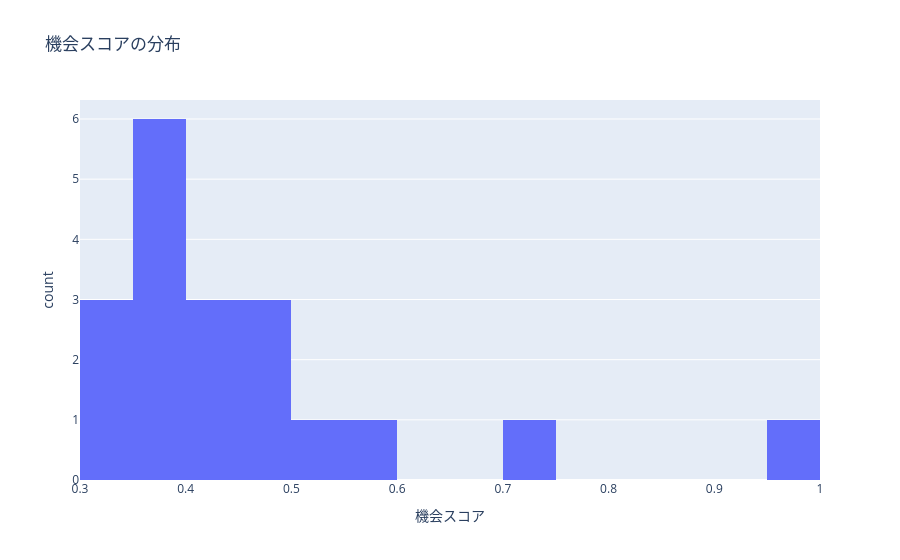
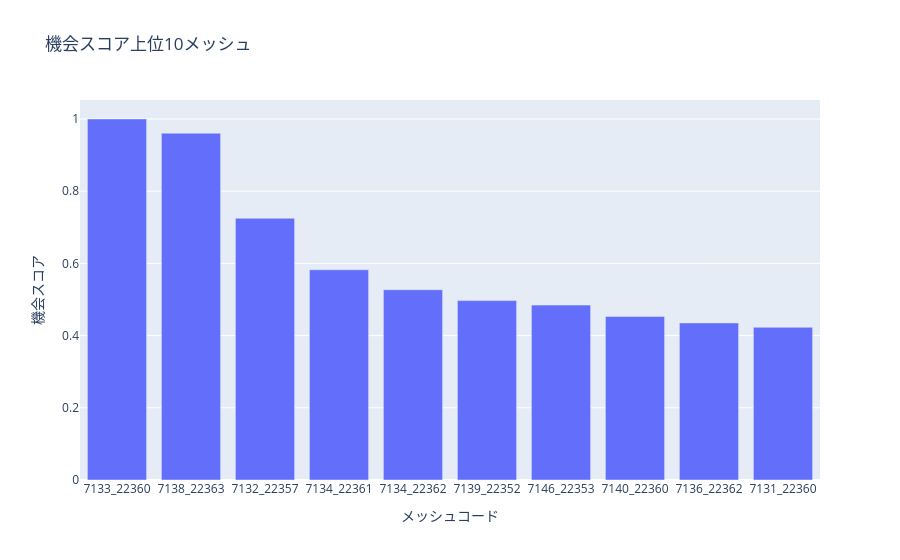

The cell these charts' notebook holds for them, in order:
### Markdown cell above
## 5. 機会スコアの分布可視化

### Code cell
scored_path = PROCESSED_DATA_DIR / f"{TAG}_scored.csv"

try:
    df_scored = pd.read_csv(scored_path)
except FileNotFoundError:
    print(f"skip: scored data not found: {scored_path}")
else:
    if df_scored.empty or "opportunity_score" not in df_scored.columns:
        print("skip: df_scored is empty or opportunity_score column is missing")
    else:
        fig = px.histogram(
            df_scored.dropna(subset=["opportunity_score"]),
            x="opportunity_score", nbins=30,
            title="機会スコアの分布", labels={"opportunity_score": "機会スコア"},
        )
        fig.show()

        top10 = (
            df_scored.dropna(subset=["opportunity_score"])
            .sort_values("opportunity_score", ascending=False)
            .head(10)
        )
        fig = px.bar(
            top10, x="mesh_code", y="opportunity_score",
            hover_data=["reason"] if "reason" in top10.columns else None,
            title="機会スコア上位10メッシュ",
            labels={"mesh_code": "メッシュコード", "opportunity_score": "機会スコア"},
        )
        fig.show()

### Figure 1 — Plotly figure (JSON) as saved in the notebook; plotly's stock layout.template omitted (floating-point values rounded to 4 significant figures)
{"data": [{"bingroup": "x", "hovertemplate": "機会スコア=%{x}<br>count=%{y}<extra></extra>", "legendgroup": "", "marker": {"color": "#636efa", "pattern": {"shape": ""}}, "name": "", "nbinsx": 30, "orientation": "v", "showlegend": false, "type": "histogram", "x": [1.0, 0.9607, 0.7251, 0.5824, 0.527, 0.4969, 0.4846, 0.4532, 0.435, 0.423, 0.423, 0.3927, 0.3837, 0.3746, 0.3737, 0.3565, 0.3505, 0.3409, 0.3402, 0.3366], "xaxis": "x", "yaxis": "y"}], "layout": {"barmode": "relative", "legend": {"tracegroupgap": 0}, "title": {"text": "機会スコアの分布"}, "xaxis": {"anchor": "y", "domain": [0.0, 1.0], "title": {"text": "機会スコア"}}, "yaxis": {"anchor": "x", "domain": [0.0, 1.0], "title": {"text": "count"}}}}

### Figure 2 — Plotly figure (JSON) as saved in the notebook; plotly's stock layout.template omitted (floating-point values rounded to 4 significant figures)
{"data": [{"customdata": [["【7133_22360 × ramen】機会スコア 1.000 / 需要: 低い(0.39) / 競合: 少ない(1店)"], ["【7138_22363 × cafe】機会スコア 0.961 / 需要: 低い(0.38) / 競合: 少ない(1店)"], ["【7132_22357 × ramen】機会スコア 0.725 / 需要: 低い(0.28) / 競合: 少ない(1店)"], ["【7134_22361 × ramen】機会スコア 0.582 / 需要: 中程度(0.44) / 競合: 少ない(2店)"], ["【7134_22362 × ramen】機会スコア 0.527 / 需要: 低い(0.40) / 競合: 少ない(2店)"], ["【7139_22352 × italian】機会スコア 0.497 / 需要: 低い(0.37) / 競合: 少ない(2店)"], ["【7146_22353 × ramen】機会スコア 0.485 / 需要: 中程度(0.54) / 競合: 少ない(3店)"], ["【7140_22360 × ramen】機会スコア 0.453 / 需要: 低い(0.18) / 競合: 少ない(1店)"], ["【7136_22362 × ramen】機会スコア 0.435 / 需要: 低い(0.17) / 競合: 少ない(1店)"], ["【7131_22360 × cafe】機会スコア 0.423 / 需要: 低い(0.17) / 競合: 少ない(1店)"]], "hovertemplate": "メッシュコード=%{x}<br>機会スコア=%{y}<br>reason=%{customdata[0]}<extra></extra>", "legendgroup": "", "marker": {"color": "#636efa", "pattern": {"shape": ""}}, "name": "", "orientation": "v", "showlegend": false, "textposition": "auto", "type": "bar", "x": ["7133_22360", "7138_22363", "7132_22357", "7134_22361", "7134_22362", "7139_22352", "7146_22353", "7140_22360", "7136_22362", "7131_22360"], "xaxis": "x", "y": [1.0, 0.9607, 0.7251, 0.5824, 0.527, 0.4969, 0.4846, 0.4532, 0.435, 0.423], "yaxis": "y"}], "layout": {"barmode": "relative", "legend": {"tracegroupgap": 0}, "title": {"text": "機会スコア上位10メッシュ"}, "xaxis": {"anchor": "y", "domain": [0.0, 1.0], "title": {"text": "メッシュコード"}}, "yaxis": {"anchor": "x", "domain": [0.0, 1.0], "title": {"text": "機会スコア"}}}}
